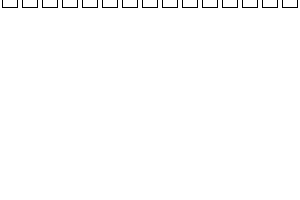
Frame 1 (no input)
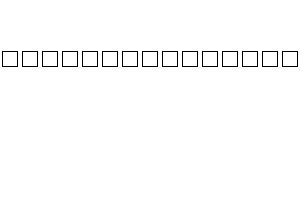
Frame 60 (the mouse pressed at the canvas centre just before this capture)
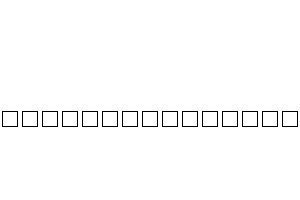
Frame 120 (the mouse held since frame 60 and released just before this capture)

The Processing sketch that drew these frames (run headless with seeded random() and noise(); from frame 60 on, the mouse is pressed at the canvas centre):

// Processing sketch: desafio_while01
// ── desafio_while01.pde
int tamanhoRect = 15;
int rectPosY = 0;

void setup()
{
  size(300, 200);
  background(255);
  rectMode(CENTER);

}

void draw()
{
  background(255);
  
  float i = 10;
  while (i <= width) 
  {                  
    rect(i, rectPosY, tamanhoRect, tamanhoRect);
    i = i + 20; 
  }
  
  rectPosY++;
  
  if (rectPosY > height + tamanhoRect/2)
  {
    rectPosY = 0;
  }
  
}
